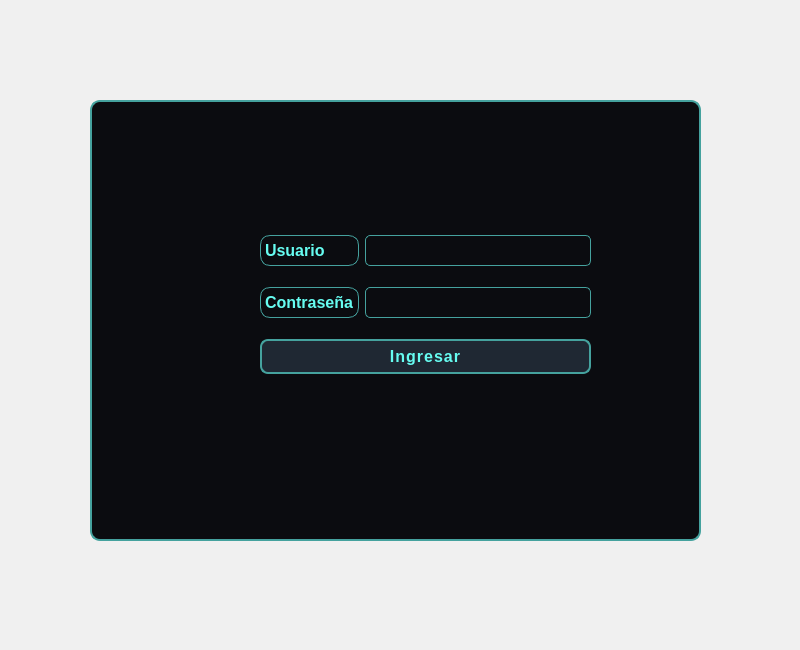
<?xml version="1.0" encoding="UTF-8"?>
<ui version="4.0">
 <class>MainWindow</class>
 <widget class="QMainWindow" name="MainWindow">
  <property name="geometry">
   <rect>
    <x>0</x>
    <y>0</y>
    <width>800</width>
    <height>650</height>
   </rect>
  </property>
  <property name="minimumSize">
   <size>
    <width>800</width>
    <height>650</height>
   </size>
  </property>
  <property name="windowTitle">
   <string>MainWindow</string>
  </property>
  <property name="styleSheet">
   <string notr="true">/* ------------------------------------------- */
/* ESTILOS GLOBALES DE LA VENTANA (QMainWindow) */
/* ------------------------------------------- */
QMainWindow {
    /* Color de fondo sutilmente gris o blanco */
    background-color: #f0f0f0; 
}

/* ------------------------------------------- */
/* ESTILO PARA CAMPOS DE TEXTO (QLineEdit) */
/* Aplica a los campos de Usuario y Contraseña */
/* ------------------------------------------- */
QLineEdit {
    /* Borde redondeado */
    border: 1px solid #c4c4c4; /* Borde gris claro */
    border-radius: 5px;       /* Esquinas redondeadas */
    
    /* Espacio interno para que el texto no se pegue al borde */
    padding: 8px;             
    
    /* Fuente */
    font-size: 14px;
    color: #333333;           /* Color de texto oscuro */
    
    /* Sombra interna sutil para dar efecto de profundidad */
    background-color: #ffffff; /* Fondo blanco */
}

/* Estado de enfoque: cuando el usuario hace clic en el campo */
QLineEdit:focus {
    border: 1px solid #0078d4; /* Borde azul brillante */
    background-color: #ffffff;
}


/* ------------------------------------------- */
/* ESTILO PARA EL BOTÓN (QPushButton) */
/* Aplica al botón &quot;Ingresar&quot; */
/* ------------------------------------------- */
QPushButton {
    /* Color de fondo principal (un azul moderno) */
    background-color: #0078d4; 
    
    /* Borde redondeado */
    border: none;
    border-radius: 5px;
    
    /* Color y tamaño de la fuente */
    color: white;             /* Texto blanco */
    font-size: 16px;
    font-weight: bold;        /* Negrita */
    
    /* Espacio interno para que el botón sea más alto y cómodo */
    padding: 10px 20px;       /* 10px arriba/abajo, 20px izquierda/derecha */
}

/* Estado de HOVER: cuando el ratón está sobre el botón */
QPushButton:hover {
    background-color: #005bb5; /* Un azul un poco más oscuro */
}

/* Estado de PRESSED: cuando se hace clic en el botón */
QPushButton:pressed {
    background-color: #004499; /* Un azul más oscuro aún */
}

/* ------------------------------------------- */
/* ESTILO PARA ETIQUETAS (QLabel) */
/* Aplica a &quot;Usuario&quot; y &quot;Contraseña&quot; */
/* ------------------------------------------- */
QLabel {
    font-size: 14px;
    color: #333333;
    font-weight: 500; /* Peso de fuente medio */
}</string>
  </property>
  <widget class="QWidget" name="centralwidget">
   <widget class="QFrame" name="frame_catalogo">
    <property name="geometry">
     <rect>
      <x>90</x>
      <y>100</y>
      <width>611</width>
      <height>441</height>
     </rect>
    </property>
    <property name="styleSheet">
     <string notr="true">/* ==================== BASE GENERAL ==================== */
QWidget {
    background-color: #0b0c10; /* Fondo casi negro */
    color: #66fcf1; /* Azul neón claro */
    font-family: &quot;Orbitron&quot;, &quot;Segoe UI&quot;, sans-serif;
    font-size: 12pt;
}

/* ==================== FRAMES ==================== */
QFrame {
    background-color: #0b0c10;
    border: 1px solid #45a29e;
    border-radius: 10px;
}

QFrame#frame_catalogo {
    background-color: #0b0c10;
    border: 2px solid #45a29e;
    border-radius: 10px;
    box-shadow: 0 0 15px #45a29e;
}

/* ==================== BARRA SUPERIOR ==================== */
QFrame#frame_superior {
    background-color: #1f2833;
    border-bottom: 2px solid #45a29e;
}

QLabel#titulo_barra {
    color: #66fcf1;
    font-size: 16pt;
    font-weight: bold;
    letter-spacing: 1px;
}

/* ==================== BOTONES ==================== */
QPushButton {
    background-color: #1f2833;
    border: 2px solid #45a29e;
    border-radius: 8px;
    color: #66fcf1;
    padding: 6px 12px;
    font-weight: bold;
    text-transform: uppercase;
    letter-spacing: 1px;
    transition: all 0.2s ease-in-out;
}

QPushButton:hover {
    background-color: #0b0c10;
    border: 2px solid #66fcf1;
    box-shadow: 0 0 10px #66fcf1;
}

QPushButton:pressed {
    background-color: #45a29e;
    color: #0b0c10;
}

/* ==================== CAMPOS DE TEXTO ==================== */
QLineEdit {
    background-color: #0b0c10;
    border: 1px solid #45a29e;
    border-radius: 5px;
    padding: 4px 8px;
    color: #66fcf1;
}

QLineEdit:focus {
    border: 1px solid #66fcf1;
    box-shadow: 0 0 10px #66fcf1;
}

/* ==================== TABLAS ==================== */
QTableWidget {
    background-color: #0b0c10;
    color: #66fcf1;
    border: 1px solid #45a29e;
    gridline-color: #45a29e;
    selection-background-color: #45a29e;
    selection-color: #0b0c10;
}

QHeaderView::section {
    background-color: #1f2833;
    border: 1px solid #45a29e;
    color: #66fcf1;
    font-weight: bold;
}

/* ==================== SCROLLBAR ==================== */
QScrollBar:vertical {
    background: #1f2833;
    width: 10px;
    border-radius: 5px;
}
QScrollBar::handle:vertical {
    background: #45a29e;
    border-radius: 5px;
}
QScrollBar::handle:vertical:hover {
    background: #66fcf1;
}

/* ==================== EFECTO BRILLO (detalles TRON) ==================== */
QPushButton, QFrame, QLineEdit {
    outline: none;
}
</string>
    </property>
    <property name="frameShape">
     <enum>QFrame::StyledPanel</enum>
    </property>
    <property name="frameShadow">
     <enum>QFrame::Raised</enum>
    </property>
    <widget class="QWidget" name="layoutWidget">
     <property name="geometry">
      <rect>
       <x>170</x>
       <y>120</y>
       <width>331</width>
       <height>171</height>
      </rect>
     </property>
     <layout class="QGridLayout" name="gridLayout">
      <item row="0" column="1">
       <widget class="QLineEdit" name="usuario"/>
      </item>
      <item row="0" column="0">
       <widget class="QLabel" name="label">
        <property name="text">
         <string>Usuario</string>
        </property>
       </widget>
      </item>
      <item row="1" column="0">
       <widget class="QLabel" name="label_2">
        <property name="text">
         <string>Contraseña</string>
        </property>
       </widget>
      </item>
      <item row="1" column="1">
       <widget class="QLineEdit" name="contrasena"/>
      </item>
      <item row="2" column="0" colspan="2">
       <widget class="QPushButton" name="ingresar">
        <property name="text">
         <string>Ingresar</string>
        </property>
       </widget>
      </item>
     </layout>
    </widget>
   </widget>
  </widget>
 </widget>
 <resources/>
 <connections/>
</ui>
